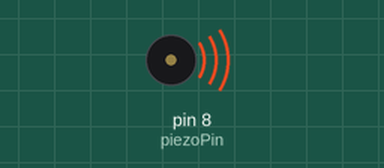
This sketch was run on a simulated Arduino Uno, built with avr-gcc and run on an emulated ATmega328P. On the bench: buzzer (waves = sounding).

Above: at 0.1 s.
Timing chart, 0 to 1.6 s (numbered marks = the images above):
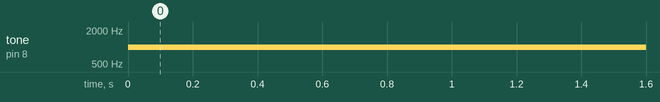

The sketch:

Piezo.ino
```cpp
//A sketch to demonstrate the tone() function

//Specify digital pin on the Arduino that the positive lead of piezo buzzer is attached.
int piezoPin = 8;

void setup() {

}//close setup

void loop() {

  /*Tone needs 2 arguments, but can take three
    1) Pin#
    2) Frequency - this is in hertz (cycles per second) which determines the pitch of the noise made
    3) Duration - how long teh tone plays
  */
  tone(piezoPin, 1000, 500);

  //tone(piezoPin, 1000, 500);
  //delay(1000);

}
```

Measured:
- by itself, tone on pin 8 (piezoPin): silent → 1000 Hz at 0.00 s
